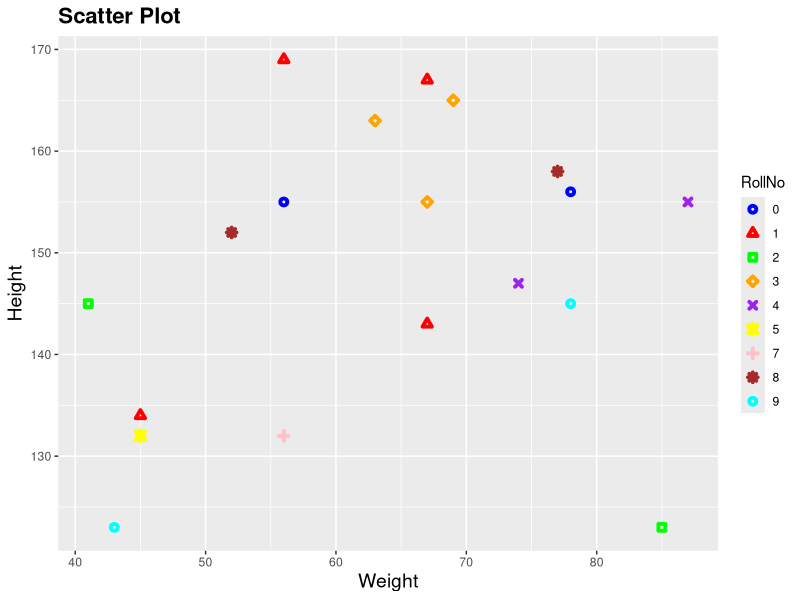
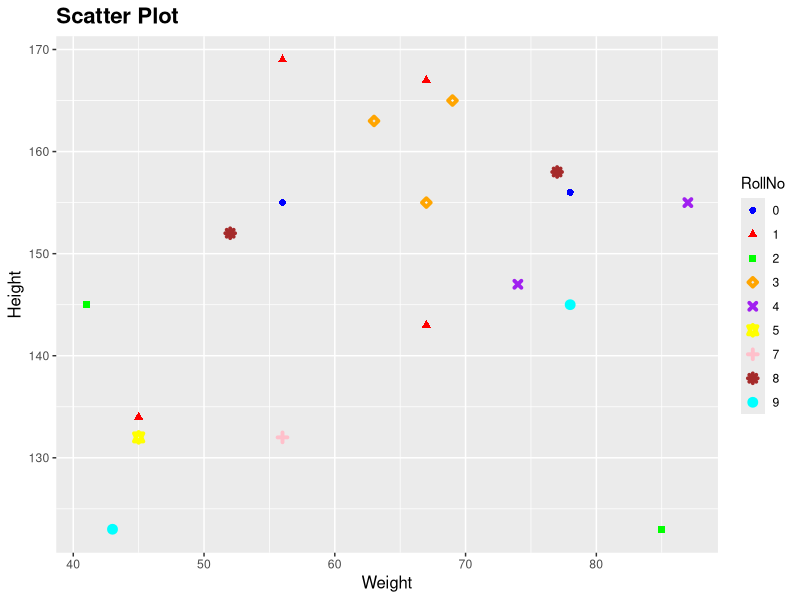
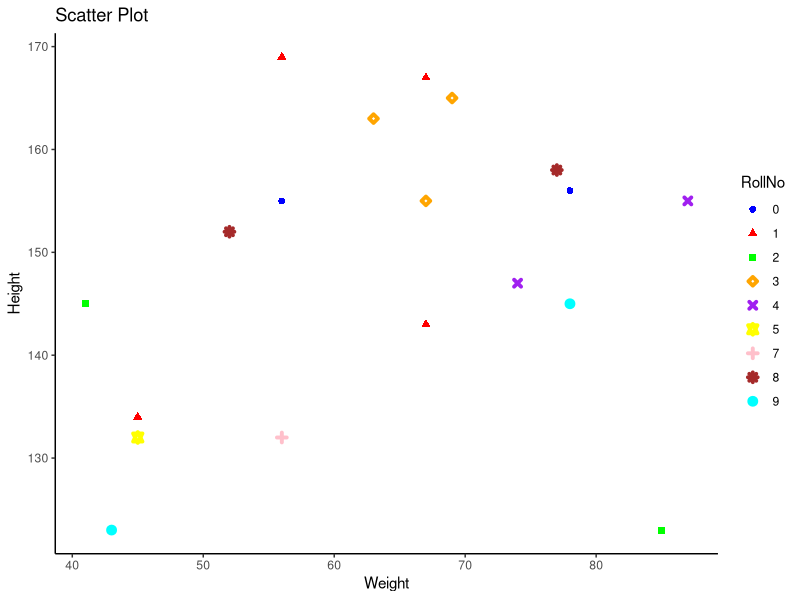

Here is the R script that generated these plots, in order:
# Creating vector containing rollnumber
rollnumber=c(1,3,4,12,28,33,44,58,67,79,80,11,20,22,21,23,45,91,29)

# Extracting last digit of the vector
rollnumber=rollnumber%%10
print(rollnumber)

# Creating a dataframe
df=data.frame(RollNo=as.character(rollnumber),Weight=c(56,69,87,41,52,63,74,77,56,78,56,67,78,85,45,67,45,67,43),Height=c(169,165,155,145,152,163,147,158,132,145,155,167,156,123,134,155,132,143,123))
print(df)

# Importing Library
library(ggplot2)

# plotting using hollow / Unfilled Symbol
ggplot(df,aes(x=Weight,y=Height,color=RollNo,shape=RollNo))+geom_point(size=1,stroke=2)+scale_color_manual(values=c("blue","red","green","orange","purple","yellow","pink","brown","cyan","grey"))+scale_shape_manual(values=c(1,2,0,5,4,11,3,8,1,2))+theme(plot.title = element_text(size=16,face="bold"),axis.title.x = element_text(size=14),axis.title.y = element_text(size=14))+ggtitle("Scatter Plot")+xlab("Weight")+ylab("Height")

# plotting using Filled Symbol
ggplot(df,aes(x=Weight,y=Height,color=RollNo,shape=RollNo))+geom_point(size=1,stroke=2)+scale_color_manual(values=c("blue","red","green","orange","purple","yellow","pink","brown","cyan","grey"))+scale_shape_manual(values=c(16,17,15,23,4,11,3,8,19,24))+theme(plot.title=element_text(size=16,face="bold"),axis.title.x = element_text(size=12),axis.title.y = element_text(size=12))+ggtitle("Scatter Plot")+xlab("Weight")+ylab("Height")

# Plotting using predefined themes
ggplot(df,aes(x=Weight,y=Height,color=RollNo,shape=RollNo))+geom_point(size=1,stroke=2)+scale_color_manual(values=c("blue","red","green","orange","purple","yellow","pink","brown","cyan","grey"))+scale_shape_manual(values=c(16,17,15,23,4,11,3,8,19,24))+theme_classic()+ggtitle("Scatter Plot")